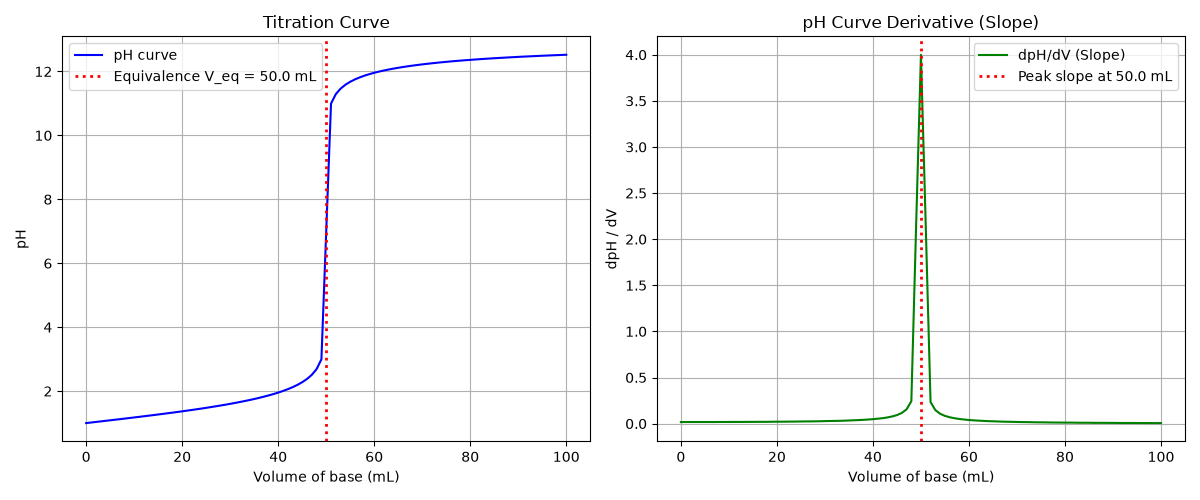

This figure's Python source:
"""
PW2 Lab B Part 5 (bonus) -- find a titration's equivalence point.

titration.csv holds a titration curve: pH versus the volume of base added.
The equivalence point is the volume where the pH changes fastest (the steep
jump). Numerically, that is where the SLOPE of the pH curve is largest.
Run:  python titration.py
"""
import numpy as np
import matplotlib.pyplot as plt

# TODO 1: read titration.csv (columns volume_base, pH) into arrays V, pH.
V,pH = np.loadtxt("titration.csv",delimiter=",",skiprows=1,unpack=True)
# TODO 2: compute the slope of the pH curve with np.gradient(pH, V), and find
#         the volume where that slope is largest (np.argmax). That is the
#         equivalence point. Print it.
dpH_dV = np.gradient(pH, V)
eq_index = np.argmax(dpH_dV)
V_eq = V[eq_index]

print(f"Equivalence point: V_eq = {V_eq:.2f} mL (pH = {pH[eq_index]:.2f})")
# TODO 3: make two plots side by side: (left) pH vs volume with a line at the
#         equivalence point; (right) the slope vs volume, showing it peaks
#         at the equivalence point. Save as titration.png.
fig, (ax1, ax2) = plt.subplots(1, 2, figsize=(12, 5))

ax1.plot(V, pH, color="blue", label="pH curve")
ax1.axvline(
    V_eq,
    color="red",
    linestyle=":",
    linewidth=2,
    label=f"Equivalence V_eq = {V_eq:.1f} mL",
)
ax1.set_xlabel("Volume of base (mL)")
ax1.set_ylabel("pH")
ax1.set_title("Titration Curve")
ax1.grid(True)
ax1.legend()

ax2.plot(V, dpH_dV, color="green", label="dpH/dV (Slope)")
ax2.axvline(
    V_eq,
    color="red",
    linestyle=":",
    linewidth=2,
    label=f"Peak slope at {V_eq:.1f} mL",
)
ax2.set_xlabel("Volume of base (mL)")
ax2.set_ylabel("dpH / dV")
ax2.set_title("pH Curve Derivative (Slope)")
ax2.grid(True)
ax2.legend()

plt.tight_layout()
plt.savefig("titration.png")
print("Plot saved as titration.png")
